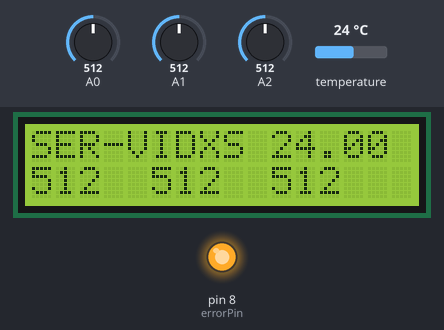
The sketch below on a simulated Arduino Uno, built with avr-gcc and run on an emulated ATmega328P. Parts: 16×2 character LCD, output pins drawn as LEDs (lit = HIGH). The test bench sets the inputs (shaded band); at power-on: temperature 24 °C, A0 = 512, A1 = 512, A2 = 512. Storage starts empty; what the sketch prints to the serial monitor is not drawn.

Above: at 6.3 s.
6.4 s: temperature set to 12 °C
At 12.7 s:
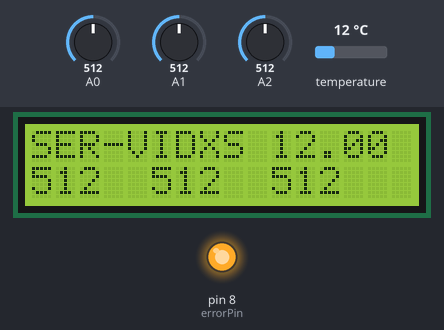
13.0 s: A0 set to 716
At 17.8 s:
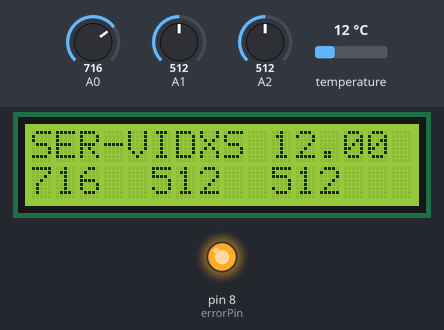
19.1 s: A1 set to 716
At 24.1 s:
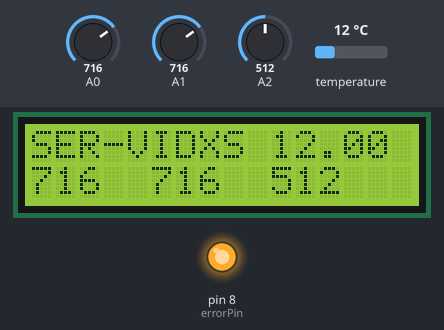
25.2 s: A2 set to 716
At 30.2 s:
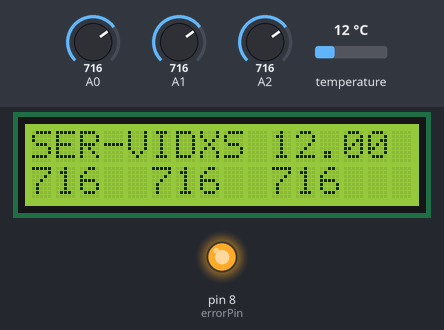
31.3 s: temperature set to 19 °C
At 35.3 s:
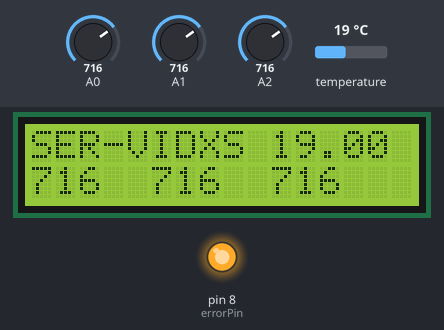
37.4 s: A0 set to 992
At 41.5 s:
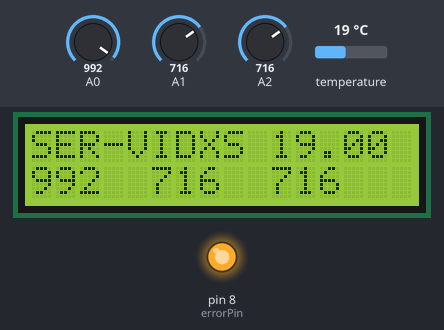
Timing chart, 0 to 43.0 s (numbered marks = the images above; inputs shaded):
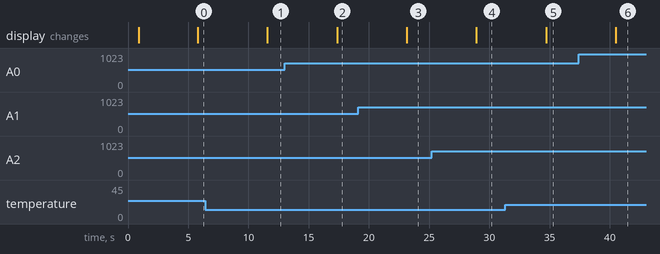

Measured:
- after the input at 6.4 s, the display: changes after 5.2 s (image 1)
- after the input at 13.0 s, the display: changes after 4.4 s (image 2)
- after the input at 19.1 s, the display: changes after 4.0 s (image 3)
- after the input at 25.2 s, the display: changes after 3.7 s (image 4)
- after the input at 31.3 s, the display: changes after 3.4 s (image 5)
- after the input at 37.4 s, the display: changes after 3.1 s (image 6)

The sketch:

readAndWriteToSD.ino
```cpp
#include <SPI.h>
#include <SD.h>
#include <OneWire.h>
#include <DallasTemperature.h>
#include <Wire.h>
#include <LiquidCrystal_I2C.h>


#define errorPin 8
#define SAMPLE_PERIOD_SEC 5000

OneWire ourWire(2);                //Se establece el pin 2  como bus OneWire

DallasTemperature sensors(&ourWire); //Se declara una variable u objeto para nuestro sensor
unsigned long previousMeasure = 0;
unsigned long previousSending = 0;
float temp = 0;

//Crear el objeto lcd  dirección  0x3F y 16 columnas x 2 filas
LiquidCrystal_I2C lcd(0x27,16,2);  //

/*
 The microSD module circuit:
    SD card attached to SPI bus as follows:
 ** MOSI - pin 11 on Arduino Uno/Duemilanove/Diecimila
 ** MISO - pin 12 on Arduino Uno/Duemilanove/Diecimila
 ** CLK - pin 13 on Arduino Uno/Duemilanove/Diecimila
 ** CS - pin 10 on Arduino Uno.
*/

// set up variables using the SD utility library functions:
File myFile;

// Adafruit SD shields and modules: pin 10
const int chipSelect = 10;

int sensorPins[3] = {0,1,2};
float sensorValues[4];
unsigned long previousTime = 0;
unsigned long index = 1;


void setup() {
  pinMode(errorPin,OUTPUT);

  previousTime = millis();

  Serial.begin(9600);
  //inicializamos el sensor de temperatura
  sensors.begin();   //Se inicia el sensor
  sensors.requestTemperatures();   //Se envía el comando para leer la temperatura
  temp = sensors.getTempCByIndex(0); //Se obtiene la temperatura en ºC

  // Inicializar el LCD
  lcd.init();

  //Encender la luz de fondo.
  lcd.backlight();

  // Escribimos el Mensaje en el LCD.
  lcd.print("SER-VIDXS");

  Serial.print("Initializing SD card...");

  if (!SD.begin(chipSelect)) {
    Serial.println("initialization failed!");
    while (1)
    {
      showError(errorPin,250);
      lcd.print("error con la tarjeta.");
    }
  }

  Serial.println("initialization done.");

  // open the file. note that only one file can be open at a time,
  // so you have to close this one before opening another.
  myFile = SD.open("DATALOG.txt", FILE_WRITE);

  if (myFile)
  {
    digitalWrite(errorPin,HIGH);
    Serial.println("File opened succesfully.");
    Serial.println("INDEX MQ-3 MQ-4 PRESION TEMPERATURA");
    myFile.println("INDEX MQ-3 MQ-4 PRESION TEMPERATURA");
  } else {
    Serial.println("error opening file.");
    while(1)
    {
      showError(errorPin,100);
    }
  }
}

void loop() {
  if (myFile)
  {
    if (millis() - previousTime >= SAMPLE_PERIOD_SEC)
    {
      //lectura de datos
      for (int i = 0; i < 3; i++)
      {
        sensorValues[i] = analogRead(sensorPins[i]);
      }

      //lectura de sensor de temperatura
      sensors.requestTemperatures();   //Se envía el comando para leer la temperatura
      sensorValues[3] = sensors.getTempCByIndex(0); //Se obtiene la temperatura en ºC


      //escritura de datos a monitor serial y a tarjeta SD
      Serial.print(index); Serial.print(" ");
      myFile.print(index); myFile.print(" ");
      index++;

      for(int i = 0; i < 3; i++)
      {
        Serial.print(int(sensorValues[i])); Serial.print(" ");
        myFile.print(int(sensorValues[i])); myFile.print(" ");
        lcd.setCursor(5*i,1);
        lcd.print(int(sensorValues[i]));
      }
      Serial.println(sensorValues[3]);
      myFile.println(sensorValues[3]);

      lcd.setCursor(10,0);
      lcd.print(sensorValues[3]);
      myFile.flush();

      //actualizamos variable temporal
      previousTime = millis();
    }
  } else {
    Serial.println("error opening file.");
    while(1)
    {
      showError(errorPin,100);
    }
  }

}

void showError(int Pin, int speed)
{
  digitalWrite(Pin,HIGH);
  delay(speed);
  digitalWrite(Pin,LOW);
  delay(speed);
}
```
